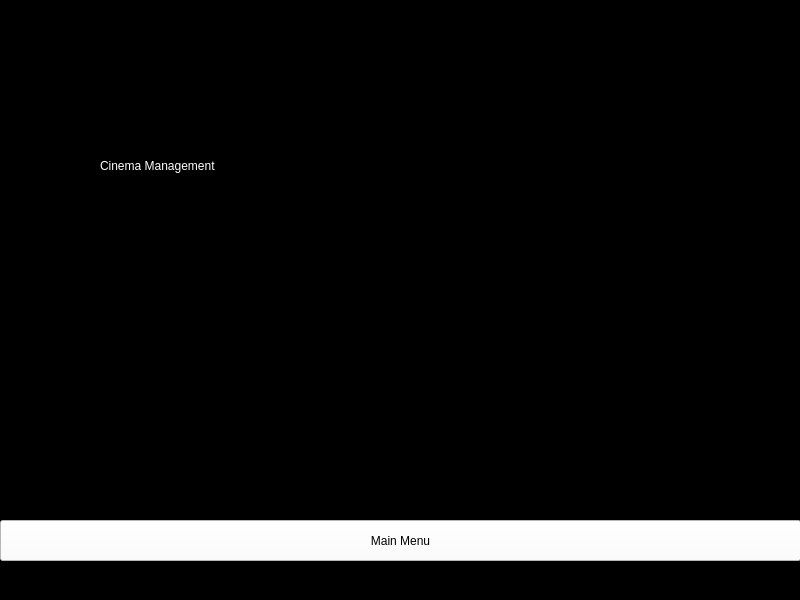
<?xml version="1.0" encoding="UTF-8"?>
<ui version="4.0">
 <class>MainWindow</class>
 <widget class="QMainWindow" name="MainWindow">
  <property name="geometry">
   <rect>
    <x>0</x>
    <y>0</y>
    <width>800</width>
    <height>600</height>
   </rect>
  </property>
  <property name="windowTitle">
   <string>MainWindow</string>
  </property>
  <property name="styleSheet">
   <string notr="true">background-color: rgb(0, 0, 0);</string>
  </property>
  <widget class="QWidget" name="centralwidget">
   <widget class="QLabel" name="label">
    <property name="geometry">
     <rect>
      <x>100</x>
      <y>80</y>
      <width>621</width>
      <height>171</height>
     </rect>
    </property>
    <property name="styleSheet">
     <string notr="true">font: 64pt &quot;Pristina&quot;;
color: rgb(255, 255, 255);
background-color: rgb(0, 0, 0);</string>
    </property>
    <property name="text">
     <string>Cinema Management</string>
    </property>
   </widget>
   <widget class="QPushButton" name="pushButton">
    <property name="geometry">
     <rect>
      <x>0</x>
      <y>520</y>
      <width>801</width>
      <height>41</height>
     </rect>
    </property>
    <property name="styleSheet">
     <string notr="true">font: 16pt &quot;Pristina&quot;;
background-color: rgb(255, 255, 255);
color: rgb(0, 0, 0);</string>
    </property>
    <property name="text">
     <string>Main Menu</string>
    </property>
   </widget>
  </widget>
  <widget class="QMenuBar" name="menubar">
   <property name="geometry">
    <rect>
     <x>0</x>
     <y>0</y>
     <width>800</width>
     <height>21</height>
    </rect>
   </property>
  </widget>
  <widget class="QStatusBar" name="statusbar"/>
 </widget>
 <resources/>
 <connections/>
</ui>
